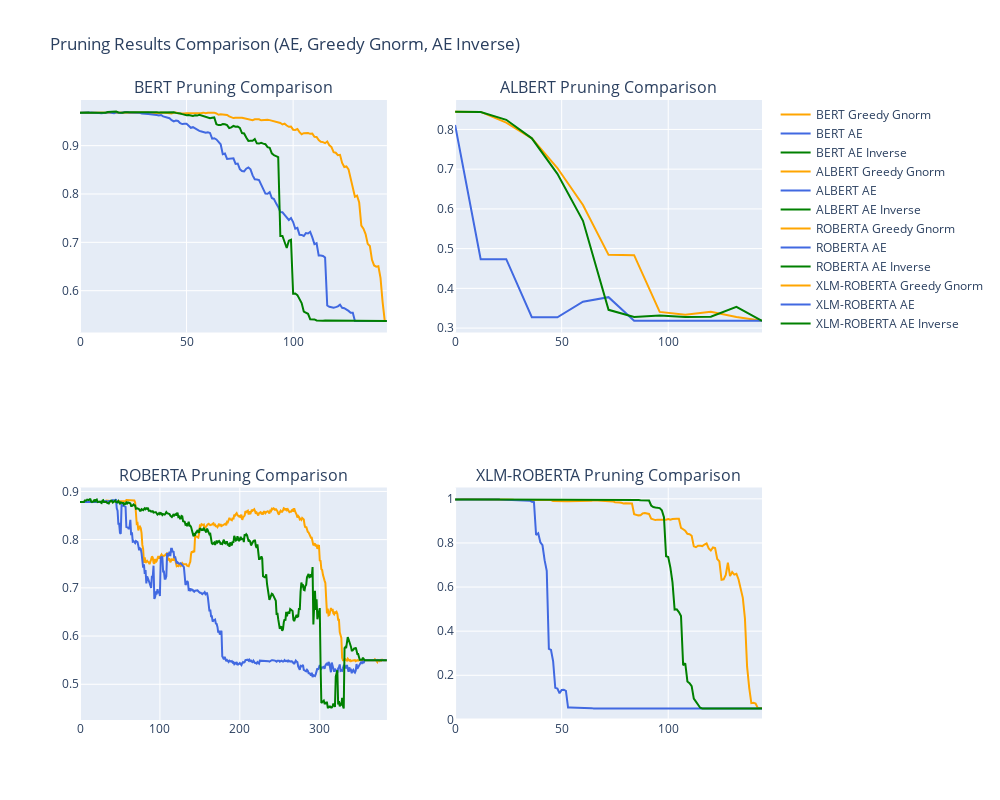

Notebook source saved alongside this figure:
### Code cell
import pandas as pd
import plotly.graph_objects as go
from plotly.subplots import make_subplots

# 读取所有模型的数据
accs_bert_AE = pd.read_csv("D:\\research\\research4\\experiments_results\\pruned_heads_accuracy(BERT)basedonAE.csv")
accs_bert_Gnorm = pd.read_csv("D:\\research\\research4\\experiments_results\\pruned_heads_accuracy(BERT)basedonGreedyGnorm.csv")
accs_bert_AEinv = pd.read_csv("D:\\research\\research4\\experiments_results\\pruned_heads_accuracy(BERT)basedonAEinverse.csv")

accs_albert_AE = pd.read_csv("D:\\research\\research4\\experiments_results\\pruned_heads_accuracy(ALBERT)basedonAE.csv")
accs_albert_Gnorm = pd.read_csv("D:\\research\\research4\\experiments_results\\pruned_heads_accuracy(ALBERT)basedonGreedyGnorm.csv")
accs_albert_AEinv = pd.read_csv("D:\\research\\research4\\experiments_results\\pruned_heads_accuracy(ALBERT)basedonAEinverse.csv")

accs_roberta_AE = pd.read_csv("D:\\research\\research4\\experiments_results\\pruned_heads_accuracy(ROBERTA)basedonAE.csv")
accs_roberta_Gnorm = pd.read_csv("D:\\research\\research4\\experiments_results\\pruned_heads_accuracy(ROBERTA)basedonGreedyGnorm.csv")
accs_roberta_AEinv = pd.read_csv("D:\\research\\research4\\experiments_results\\pruned_heads_accuracy(ROBERTA)basedonAEinverse.csv")

accs_xlm_roberta_AE = pd.read_csv("D:\\research\\research4\\experiments_results\\pruned_heads_accuracy(XLM_ROBERTA)basedonAE.csv")
accs_xlm_roberta_Gnorm = pd.read_csv("D:\\research\\research4\\experiments_results\\pruned_heads_accuracy(XLM_ROBERTA)basedonGreedyGnorm.csv")
accs_xlm_roberta_AEinv = pd.read_csv("D:\\research\\research4\\experiments_results\\pruned_heads_accuracy(XLM_ROBERTA)basedonAEinverse.csv")

# Create 2x2 subplots
fig = make_subplots(rows=2, cols=2, subplot_titles=("BERT Pruning Comparison", 
                                                    "ALBERT Pruning Comparison", 
                                                    "ROBERTA Pruning Comparison", 
                                                    "XLM-ROBERTA Pruning Comparison"))

# Colors
AE_color = 'royalblue'
GreedyGnorm_color = 'orange'
AEinverse_color = 'green'  # New AE Inverse data color

# 1. BERT Pruning Results Comparison
fig.add_trace(go.Scatter(x=accs_bert_Gnorm['Pruned_Heads'], y=accs_bert_Gnorm['Accuracy'], 
                         mode='lines', name='BERT Greedy Gnorm', line=dict(color=GreedyGnorm_color)),
              row=1, col=1)
fig.add_trace(go.Scatter(x=accs_bert_AE['Pruned_Heads'], y=accs_bert_AE['Accuracy'], 
                         mode='lines', name='BERT AE', line=dict(color=AE_color)),
              row=1, col=1)
fig.add_trace(go.Scatter(x=accs_bert_AEinv['Pruned_Heads'], y=accs_bert_AEinv['Accuracy'], 
                         mode='lines', name='BERT AE Inverse', line=dict(color=AEinverse_color)),
              row=1, col=1)

# 2. ALBERT Pruning Results Comparison
fig.add_trace(go.Scatter(x=accs_albert_Gnorm['Pruned_Heads'], y=accs_albert_Gnorm['Accuracy'], 
                         mode='lines', name='ALBERT Greedy Gnorm', line=dict(color=GreedyGnorm_color)),
              row=1, col=2)
fig.add_trace(go.Scatter(x=accs_albert_AE['Pruned_Heads'], y=accs_albert_AE['Accuracy'], 
                         mode='lines', name='ALBERT AE', line=dict(color=AE_color)),
              row=1, col=2)
fig.add_trace(go.Scatter(x=accs_albert_AEinv['Pruned_Heads'], y=accs_albert_AEinv['Accuracy'], 
                         mode='lines', name='ALBERT AE Inverse', line=dict(color=AEinverse_color)),
              row=1, col=2)

# 3. ROBERTA Pruning Results Comparison
fig.add_trace(go.Scatter(x=accs_roberta_Gnorm['Pruned_Heads'], y=accs_roberta_Gnorm['Accuracy'], 
                         mode='lines', name='ROBERTA Greedy Gnorm', line=dict(color=GreedyGnorm_color)),
              row=2, col=1)
fig.add_trace(go.Scatter(x=accs_roberta_AE['Pruned_Heads'], y=accs_roberta_AE['Accuracy'], 
                         mode='lines', name='ROBERTA AE', line=dict(color=AE_color)),
              row=2, col=1)
fig.add_trace(go.Scatter(x=accs_roberta_AEinv['Pruned_Heads'], y=accs_roberta_AEinv['Accuracy'], 
                         mode='lines', name='ROBERTA AE Inverse', line=dict(color=AEinverse_color)),
              row=2, col=1)

# 4. XLM-ROBERTA Pruning Results Comparison
fig.add_trace(go.Scatter(x=accs_xlm_roberta_Gnorm['Pruned_Heads'], y=accs_xlm_roberta_Gnorm['Accuracy'], 
                         mode='lines', name='XLM-ROBERTA Greedy Gnorm', line=dict(color=GreedyGnorm_color)),
              row=2, col=2)
fig.add_trace(go.Scatter(x=accs_xlm_roberta_AE['Pruned_Heads'], y=accs_xlm_roberta_AE['Accuracy'], 
                         mode='lines', name='XLM-ROBERTA AE', line=dict(color=AE_color)),
              row=2, col=2)
fig.add_trace(go.Scatter(x=accs_xlm_roberta_AEinv['Pruned_Heads'], y=accs_xlm_roberta_AEinv['Accuracy'], 
                         mode='lines', name='XLM-ROBERTA AE Inverse', line=dict(color=AEinverse_color)),
              row=2, col=2)

# Update layout
fig.update_layout(title_text="Pruning Results Comparison (AE, Greedy Gnorm, AE Inverse)", height=800, width=1000)

# Show plot
fig.show()

### Figure 1 — Plotly figure (JSON) as saved in the notebook; plotly's stock layout.template omitted (floating-point values rounded to 4 significant figures; data arrays with more than 128 entries replaced by an {"elided": "..."} marker saying what was removed)
{"data": [{"line": {"color": "orange"}, "mode": "lines", "name": "BERT Greedy Gnorm", "type": "scatter", "x": {"elided": "145 int values"}, "xaxis": "x", "y": {"elided": "145 float values"}, "yaxis": "y"}, {"line": {"color": "royalblue"}, "mode": "lines", "name": "BERT AE", "type": "scatter", "x": {"elided": "145 int values"}, "xaxis": "x", "y": {"elided": "145 float values"}, "yaxis": "y"}, {"line": {"color": "green"}, "mode": "lines", "name": "BERT AE Inverse", "type": "scatter", "x": {"elided": "145 int values"}, "xaxis": "x", "y": {"elided": "145 float values"}, "yaxis": "y"}, {"line": {"color": "orange"}, "mode": "lines", "name": "ALBERT Greedy Gnorm", "type": "scatter", "x": [0, 12, 24, 36, 48, 60, 72, 84, 96, 108, 120, 132, 144], "xaxis": "x2", "y": [0.8448, 0.844, 0.8173, 0.7776, 0.7029, 0.6098, 0.4844, 0.4834, 0.3407, 0.3338, 0.3411, 0.3279, 0.3182], "yaxis": "y2"}, {"line": {"color": "royalblue"}, "mode": "lines", "name": "ALBERT AE", "type": "scatter", "x": [0, 12, 24, 36, 48, 60, 72, 84, 96, 108, 120, 132, 144], "xaxis": "x2", "y": [0.8111, 0.4736, 0.4736, 0.3274, 0.3273, 0.3664, 0.3778, 0.3184, 0.3182, 0.3182, 0.3187, 0.3184, 0.3182], "yaxis": "y2"}, {"line": {"color": "green"}, "mode": "lines", "name": "ALBERT AE Inverse", "type": "scatter", "x": [0, 12, 24, 36, 48, 60, 72, 84, 96, 108, 120, 132, 144], "xaxis": "x2", "y": [0.8448, 0.844, 0.8242, 0.7776, 0.6883, 0.5699, 0.346, 0.328, 0.3319, 0.3282, 0.3288, 0.3535, 0.3182], "yaxis": "y2"}, {"line": {"color": "orange"}, "mode": "lines", "name": "ROBERTA Greedy Gnorm", "type": "scatter", "x": {"elided": "385 int values"}, "xaxis": "x3", "y": {"elided": "385 float values"}, "yaxis": "y3"}, {"line": {"color": "royalblue"}, "mode": "lines", "name": "ROBERTA AE", "type": "scatter", "x": {"elided": "385 int values"}, "xaxis": "x3", "y": {"elided": "385 float values"}, "yaxis": "y3"}, {"line": {"color": "green"}, "mode": "lines", "name": "ROBERTA AE Inverse", "type": "scatter", "x": {"elided": "385 int values"}, "xaxis": "x3", "y": {"elided": "385 float values"}, "yaxis": "y3"}, {"line": {"color": "orange"}, "mode": "lines", "name": "XLM-ROBERTA Greedy Gnorm", "type": "scatter", "x": {"elided": "145 int values"}, "xaxis": "x4", "y": {"elided": "145 float values"}, "yaxis": "y4"}, {"line": {"color": "royalblue"}, "mode": "lines", "name": "XLM-ROBERTA AE", "type": "scatter", "x": {"elided": "145 int values"}, "xaxis": "x4", "y": {"elided": "145 float values"}, "yaxis": "y4"}, {"line": {"color": "green"}, "mode": "lines", "name": "XLM-ROBERTA AE Inverse", "type": "scatter", "x": {"elided": "145 int values"}, "xaxis": "x4", "y": {"elided": "145 float values"}, "yaxis": "y4"}], "layout": {"annotations": [{"font": {"size": 16}, "showarrow": false, "text": "BERT Pruning Comparison", "x": 0.225, "xanchor": "center", "xref": "paper", "y": 1, "yanchor": "bottom", "yref": "paper"}, {"font": {"size": 16}, "showarrow": false, "text": "ALBERT Pruning Comparison", "x": 0.775, "xanchor": "center", "xref": "paper", "y": 1, "yanchor": "bottom", "yref": "paper"}, {"font": {"size": 16}, "showarrow": false, "text": "ROBERTA Pruning Comparison", "x": 0.225, "xanchor": "center", "xref": "paper", "y": 0.375, "yanchor": "bottom", "yref": "paper"}, {"font": {"size": 16}, "showarrow": false, "text": "XLM-ROBERTA Pruning Comparison", "x": 0.775, "xanchor": "center", "xref": "paper", "y": 0.375, "yanchor": "bottom", "yref": "paper"}], "height": 800, "title": {"text": "Pruning Results Comparison (AE, Greedy Gnorm, AE Inverse)"}, "width": 1000, "xaxis": {"anchor": "y", "domain": [0, 0.45]}, "xaxis2": {"anchor": "y2", "domain": [0.55, 1]}, "xaxis3": {"anchor": "y3", "domain": [0, 0.45]}, "xaxis4": {"anchor": "y4", "domain": [0.55, 1]}, "yaxis": {"anchor": "x", "domain": [0.625, 1]}, "yaxis2": {"anchor": "x2", "domain": [0.625, 1]}, "yaxis3": {"anchor": "x3", "domain": [0, 0.375]}, "yaxis4": {"anchor": "x4", "domain": [0, 0.375]}}}
